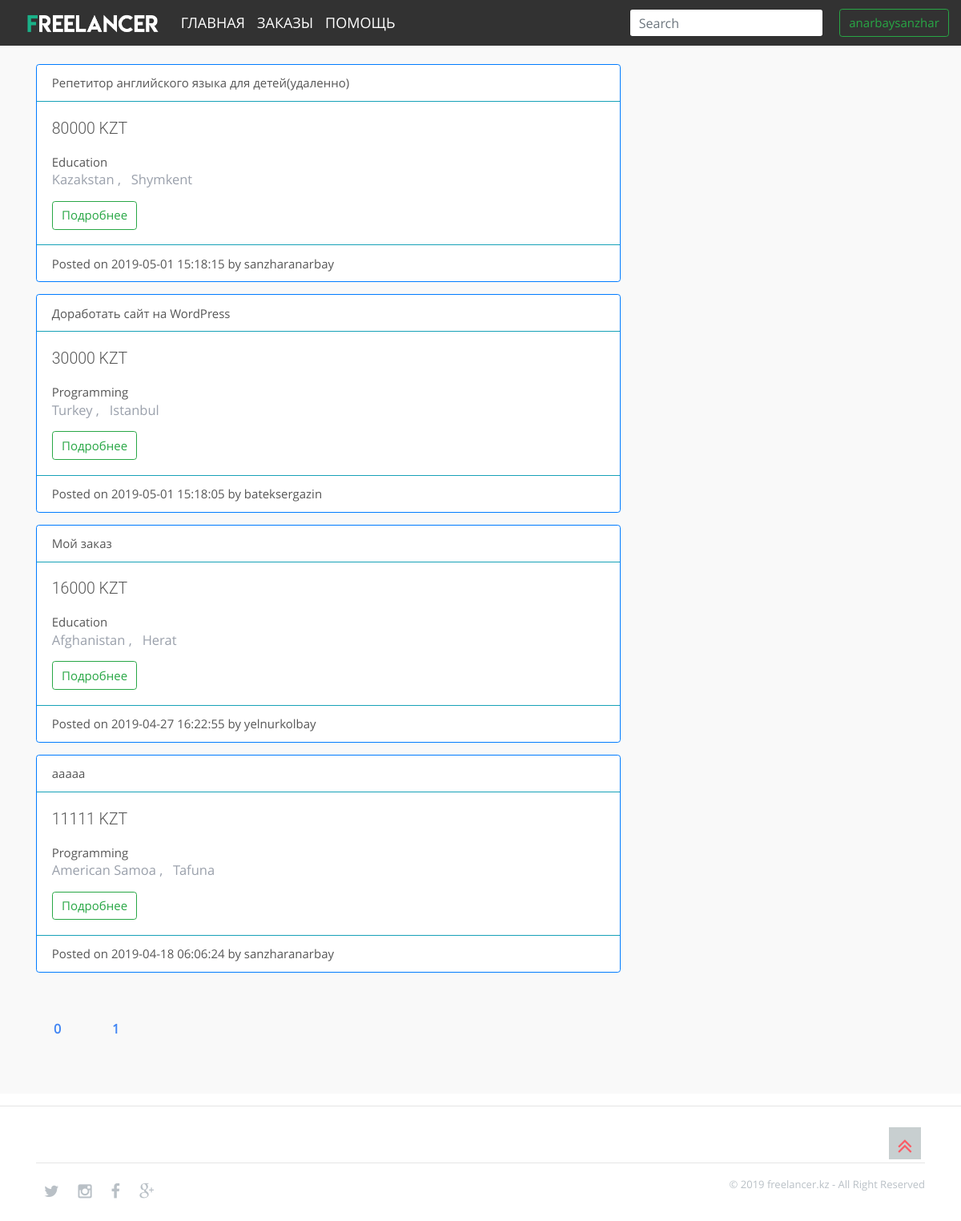
Screenshot of /searchvacancy.php (signed in) with the database file from the repository.
### tables this page shows
CREATE TABLE `vacancies` (
  `v_id` int(11) NOT NULL,
  `user_id` int(11) NOT NULL,
  `profession_id` int(11) NOT NULL,
  `vacancy_name` varchar(255) NOT NULL,
  `requirements` longtext NOT NULL,
  `price` int(11) NOT NULL,
  `v_country` int(11) NOT NULL,
  `v_state` int(11) NOT NULL,
  `v_city` varchar(255) NOT NULL,
  `v_statusid` int(11) NOT NULL,
  `post_date` timestamp NOT NULL DEFAULT CURRENT_TIMESTAMP ON UPDATE CURRENT_TIMESTAMP
);

CREATE TABLE `professions` (
  `p_id` int(11) NOT NULL,
  `name` varchar(255) NOT NULL
);

CREATE TABLE `countries` (
  `country_id` int(11) NOT NULL,
  `country_name` varchar(30) NOT NULL
);

CREATE TABLE `cities` (
  `city_id` int(11) NOT NULL,
  `city_name` varchar(30) NOT NULL,
  `state_id` int(11) NOT NULL
);

CREATE TABLE `users` (
  `id` int(11) NOT NULL,
  `u_lastname` varchar(255) NOT NULL,
  `u_firstname` varchar(255) NOT NULL,
  `email` varchar(255) NOT NULL,
  `username` varchar(255) NOT NULL,
  `u_phonenumber` varchar(50) NOT NULL,
  `u_country` varchar(255) NOT NULL,
  `u_state` varchar(255) NOT NULL,
  `u_city` varchar(255) NOT NULL,
  `password` varchar(255) NOT NULL,
  `roleid` int(11) NOT NULL
);

### searchvacancy.php (the view, shortened to what this page needs)
<?php
   if (isset($_SESSION['username'])  && ($_SESSION['role_id']== 4)) {
?>
<!doctype html>
 <html class="no-js" lang="">
    <head>
        <link rel="stylesheet" href="assets/css/bootstrap.css" type="text/css">
        <link rel="stylesheet" href="assets/css/plugins.css" />
        <link rel="stylesheet" href="assets/css/opensans-web-font.css" />
        <link rel="stylesheet" href="assets/css/montserrat-web-font.css" />
        <link rel="stylesheet" href="assets/css/font-awesome.min.css" type="text/css">
        <link rel="stylesheet" href="assets/css/style.css" type="text/css">
         <link rel="stylesheet" href="assets/css/pagination.css" type="text/css">
        <link rel="stylesheet" href="assets/css/responsive.css" type="text/css">
    </head>
    <body>
         <nav class="navbar navbar-expand-md  fixed-top mainmenu">
  <a class="navbar-brand" href="index.php"><img src="assets/images/logo2.png" height="30" alt="Logo"> </a>
  <div class="collapse navbar-collapse" id="navbarCollapse">
    <ul class="navbar-nav mr-auto">
      <li class="nav-item active">
        <a class="nav-link" href="index.php">Главная <span class="sr-only">(current)</span></a>
      </li>
      <li class="nav-item">
        <a class="nav-link" href="vacancies.php">Заказы</a>
      </li>
      <li class="nav-item">
        <a class="nav-link" href="help.php">Помощь</a>
      </li>
		</ul>
    <form class="form-inline">
      <input class="form-control searchbox" type="text" placeholder="Search" aria-label="Search">
    </form>
    <div class="content">
    	<div class="dropdown">
  <button class="btn btn-outline-success"><?php echo $_SESSION['username']; ?></button>
</div>
	</div>
  </div>
</nav>
        <section id="vacancies" class="sections">
        <?php
include 'db.php';
$statusid = 3;
 $start = 0;  $per_page = 4;
    $page_counter = 0;
$query = $connection->prepare(" SELECT v.v_id, v.user_id, v.profession_id,  v.vacancy_name,v.requirements, v.price, v.v_country, v.v_city, v.post_date, p.p_id, p.name, u.id, u.username, c.country_id, c.country_name, ci.city_id, ci.city_name, s.s_id, s.status
                     FROM vacancies v
                     LEFT OUTER JOIN professions p  ON p.p_id = v.profession_id
                     LEFT OUTER JOIN users u  ON u.id = v.user_id
                     LEFT OUTER JOIN countries c  ON c.country_id = v.v_country
                     LEFT OUTER JOIN cities ci  ON ci.city_id = v.v_city
                     LEFT OUTER JOIN status s   ON s.s_id = v.v_statusid
                     WHERE v.v_statusid = :status_id
                     ORDER BY v.post_date DESC
                     LIMIT $start, $per_page") or die($mysqli->error);
    $query->execute(array('status_id'=>$statusid));
    $vacancies = $query->fetchAll();
    $count_query = "SELECT * FROM vacancies WHERE v_statusid = '$statusid'";
    $query1 = $connection->prepare($count_query);
    $query1->execute();
    $count = $query1->rowCount();
     $paginations = ceil($count / $per_page);
?>
  <div class="container">
     <div class="row">
      <div class="col-md-8">
    <?php
            foreach ($vacancies as $vacancy) {
                ?>
                <div class="card border-primary mb-3">
                <div class="card-header bg-transparent border-info">  <?php  echo $vacancy['vacancy_name']; ?> </div>
                  <div class="card-body">
                <h5>   <?php  echo $vacancy['price']. " KZT"; ?></h5>
                    <b>   <?php  echo $vacancy['name']; ?> </b>
                    <p>  <?php  echo $vacancy['country_name']; ?> , &nbsp; <?php  echo $vacancy['city_name']; ?></p>
                    <a href="seeorder.php?id=<?php echo $vacancy['v_id'] ?>" class="btn btn-outline-success btn-md">Подробнее</a>
                     </div>
                     <div class="card-footer bg-transparent border-info">
                    <b>  Posted on <?php echo $vacancy['post_date'] ; ?> by <?php echo $vacancy['username'] ; ?></b>
                     </div>
                      </div>
                     <?php
            }
            ?>
    </div>
  </div>
  <br>
   <center>
            <ul class="pagination">
            <?php
                if($page_counter == 0){
                    echo "<li><a href=?start='0' class='active'>0</a></li>";
                    for($j=1; $j < $paginations; $j++) {
                      echo "<li><a href=?start=$j>".$j."</a></li>";
                   }
                }
            ?>
            </ul>
            </center>
  </div>
 </section>
    <hr>
    <?php }else{
  header("location:404.php");
}
  ?>
		<div class="scroll-top">
			<div class="scrollup">
				<i class="fa fa-angle-double-up"></i>
			</div>
		</div>
        <footer>
            <div class="container">
			<hr>
            	<div class="row">
            		<div class="col-md-6 col-sm-6 col-xs-12">
						<div class="social-network">
							<a href="#"><i class="fa fa-twitter"></i></a>
							<a href="#"><i class="fa fa-instagram"></i></a>
							<a href="#"><i class="fa fa-facebook"></i></a>
							<a href="#"><i class="fa fa-google-plus"></i></a>
						</div>
					</div>
            		<div class="col-md-6 col-sm-6 col-xs-12">
						<div class="copyright">
							<p>© 2019 freelancer.kz - All Right Reserved</p>
						</div>
					</div>
            	</div>
            </div>
        </footer>
    </body>
</html>

### assets/css/style.css (style rules this page uses)
html, body { background-color: #ffffff; font-size: 15px; color: #565656; width: 100%; padding: 0; margin-left: 0; margin-right: 0; font-family: 'open_sansregular'; font-weight: 300; }
img { -moz-user-select: none; -webkit-user-select: none; -ms-user-select: none; user-select: none; -webkit-user-drag: none; user-drag: none; }
a, a:hover, a:active, a:focus { text-decoration: none; outline: none; }
a, button, a span { -webkit-transition: 0.2s ease-in-out; -o-transition: 0.2s ease-in-out; transition: 0.2s ease-in-out; }
*, *:before, *:after { -webkit-box-sizing: border-box; -moz-box-sizing: border-box; box-sizing: border-box; }
p { margin: 0 0 15px; }
ol, ul { list-style: none; padding: 0; }
img { max-width: 100%; }
textarea, input[type="text"], input[type="password"], input[type="datetime"], input[type="datetime-local"], input[type="date"], input[type="month"], input[type="time"], input[type="week"], input[type="number"], input[type="email"], input[type="url"], input[type="search"], input[type="tel"], input[type="color"], .uneditable-input { outline: none; }
.form-control { border: 1px solid rgba(0, 0, 0, 0.08); font-size: 16px; height: 45px; }
h4, h5 { font-family: 'roboto', sans-serif; font-weight: 300; margin: 0; line-height: 2rem; }
h5 { font-size: 1.3rem; margin-bottom: 1rem; }
p { line-height: 1.5rem; font-size: 1.1rem; color:#9aa0ab; }
p:last-child { margin-bottom: 0px; }
.sections { padding-top: 80px; padding-bottom: 80px; position: relative; overflow: hidden; }
footer { padding:40px 0; }
section:nth-of-type(odd) { background-color: #F9F9F9; }
.mainmenu { background-color:rgba(50, 50, 50, 1); border-color:transparent; }
.mainmenu .navbar-brand { padding: 0px 0px; }
.navbar-brand img { margin-top: 0px; padding-left: 15px; }
.navbar-nav { padding-top: 0px; }
.mainmenu .navbar-nav li a { text-transform:uppercase; font-size:14px; color:#263742; }
.mainmenu .navbar-nav li a { color:#fff; font-size:18px; transition:.3s ease-in-out; }
.social-network a i { margin:10px; color:#b9c0c6; font-size:20px; transition:.3s ease-in-out; -webkit-transition:.3s ease-in-out; -moz-transition:.3s ease-in-out; }
.copyright p { font-size:13px; color:#b9c0c6; text-align:right; }
.scrollup { width:40px; height:40px; text-align:center; color:#fa5c65; font-size:30px; background:#c8cfd0; position:fixed; bottom:100px; right:50px; font-weight:bold; }

### assets/css/pagination.css (style rules this page uses)
.pagination { margin:0; padding:0; float:left; }
.pagination li { margin:0 30px 0 10px; float:left; font-size:16px; font-weight: bold; text-transform:uppercase; }
.pagination li a { color:#4286f4; padding:20px 0 0 0; width:33px; height:33px; text-decoration:none; text-align:center; -webkit-border-radius: 5px; -moz-border-radius: 5px; display:block; }

### searchvacancy.php (style rules this page uses)
.dropdown { position: relative; display: inline-block; }
.searchbox { height:35px; margin-right:20px; }

### rows the page displays
vacancies: vacancy_name "Репетитор английского языка для детей(удаленно)", price "80000", profession.name "Education", countries.country_name "Kazakstan", cities.city_name "Shymkent", post_date "2019-05-01 15:18:15", user.username "sanzharanarbay"
vacancies: vacancy_name "Доработать сайт на WordPress", price "30000", profession.name "Programming", countries.country_name "Turkey", cities.city_name "Istanbul", post_date "2019-05-01 15:18:05", user.username "bateksergazin"
vacancies: vacancy_name "Мой заказ", price "16000", profession.name "Education", countries.country_name "Afghanistan", cities.city_name "Herat", post_date "2019-04-27 16:22:55", user.username "yelnurkolbay"
vacancies: vacancy_name "ааааа", price "11111", profession.name "Programming", countries.country_name "American Samoa", cities.city_name "Tafuna", post_date "2019-04-18 06:06:24", user.username "sanzharanarbay"

### other values shown
$_SESSION['username'] "anarbaysanzhar"
